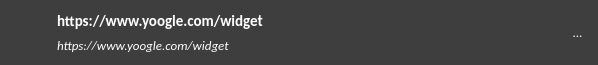
<?xml version="1.0" encoding="UTF-8"?>
<ui version="4.0">
 <class>Form</class>
 <widget class="QWidget" name="Form">
  <property name="geometry">
   <rect>
    <x>0</x>
    <y>0</y>
    <width>598</width>
    <height>60</height>
   </rect>
  </property>
  <property name="maximumSize">
   <size>
    <width>16777215</width>
    <height>60</height>
   </size>
  </property>
  <property name="font">
   <font>
    <family>Calibri</family>
    <pointsize>10</pointsize>
   </font>
  </property>
  <property name="windowTitle">
   <string>Form</string>
  </property>
  <property name="styleSheet">
   <string notr="true">QWidget{
	background-color:rgb(62, 62, 62);
	color: rgb(255, 255, 255);
}</string>
  </property>
  <layout class="QGridLayout" name="gridLayout_2">
   <item row="0" column="2">
    <widget class="QToolButton" name="download">
     <property name="toolTip">
      <string>Descargar contenido</string>
     </property>
     <property name="styleSheet">
      <string notr="true">QToolButton{
	background-color: transparent;
	border-radius: 5px;
}
QToolButton:hover{
	background-color: rgb(0, 221, 255);
}</string>
     </property>
     <property name="text">
      <string>...</string>
     </property>
     <property name="icon">
      <iconset>
       <normaloff>icons/download.png</normaloff>icons/download.png</iconset>
     </property>
     <property name="iconSize">
      <size>
       <width>30</width>
       <height>30</height>
      </size>
     </property>
     <property name="autoRaise">
      <bool>true</bool>
     </property>
    </widget>
   </item>
   <item row="0" column="0">
    <widget class="QLabel" name="icon">
     <property name="minimumSize">
      <size>
       <width>40</width>
       <height>40</height>
      </size>
     </property>
     <property name="maximumSize">
      <size>
       <width>40</width>
       <height>40</height>
      </size>
     </property>
     <property name="font">
      <font>
       <family>Calibri</family>
       <pointsize>12</pointsize>
       <weight>75</weight>
       <bold>true</bold>
      </font>
     </property>
     <property name="text">
      <string/>
     </property>
     <property name="pixmap">
      <pixmap>icons/G.png</pixmap>
     </property>
     <property name="scaledContents">
      <bool>true</bool>
     </property>
     <property name="alignment">
      <set>Qt::AlignCenter</set>
     </property>
    </widget>
   </item>
   <item row="0" column="1">
    <layout class="QGridLayout" name="gridLayout">
     <item row="0" column="0">
      <widget class="QLabel" name="Solicitud">
       <property name="font">
        <font>
         <family>Calibri</family>
         <pointsize>11</pointsize>
         <weight>75</weight>
         <bold>true</bold>
        </font>
       </property>
       <property name="text">
        <string>https://www.yoogle.com/widget</string>
       </property>
      </widget>
     </item>
     <item row="1" column="0">
      <widget class="QLabel" name="info">
       <property name="font">
        <font>
         <family>Calibri</family>
         <pointsize>10</pointsize>
         <weight>50</weight>
         <italic>true</italic>
         <bold>false</bold>
        </font>
       </property>
       <property name="text">
        <string>https://www.yoogle.com/widget</string>
       </property>
      </widget>
     </item>
    </layout>
   </item>
  </layout>
 </widget>
 <resources/>
 <connections/>
</ui>
